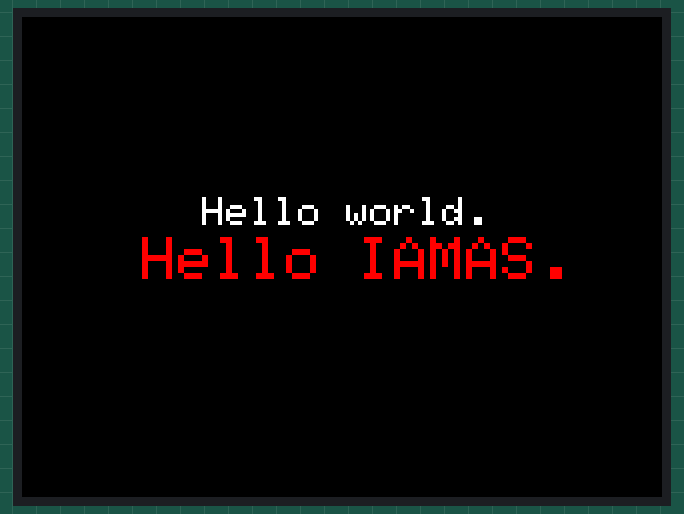
The sketch below on a simulated ESP32. On the bench: 320×240 colour display.

Above: at 0.2 s.

The sketch:

1_simple_text_practice.ino
```cpp
#include <M5Stack.h>

void setup() {
  M5.begin();

  M5.Lcd.setTextSize(2);
  M5.Lcd.setCursor(90, 90);
  M5.Lcd.println("Hello world.");
  M5.Lcd.setTextSize(3);
  M5.Lcd.setTextColor(RED);
  M5.Lcd.setCursor(60, 110);
  M5.Lcd.println("Hello IAMAS.");
}

void loop() {
}
```
